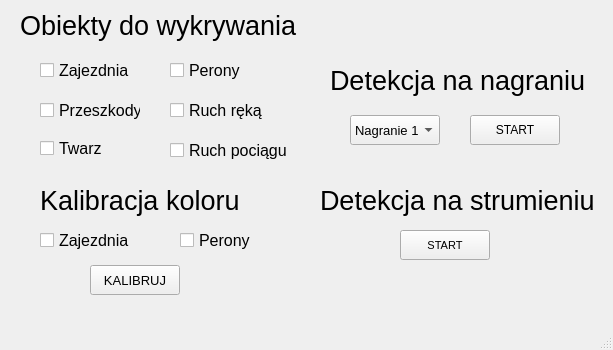
<?xml version="1.0" encoding="UTF-8"?>
<ui version="4.0">
 <class>MainWindow</class>
 <widget class="QMainWindow" name="MainWindow">
  <property name="geometry">
   <rect>
    <x>0</x>
    <y>0</y>
    <width>613</width>
    <height>350</height>
   </rect>
  </property>
  <property name="windowTitle">
   <string>MainWindow</string>
  </property>
  <widget class="QWidget" name="centralwidget">
   <widget class="QCheckBox" name="detekcja_zajezdnia_checkBox">
    <property name="geometry">
     <rect>
      <x>40</x>
      <y>60</y>
      <width>91</width>
      <height>21</height>
     </rect>
    </property>
    <property name="font">
     <font>
      <pointsize>12</pointsize>
     </font>
    </property>
    <property name="text">
     <string>Zajezdnia</string>
    </property>
   </widget>
   <widget class="QCheckBox" name="detekcja_perony_checkBox">
    <property name="geometry">
     <rect>
      <x>170</x>
      <y>60</y>
      <width>81</width>
      <height>21</height>
     </rect>
    </property>
    <property name="font">
     <font>
      <pointsize>12</pointsize>
     </font>
    </property>
    <property name="text">
     <string>Perony</string>
    </property>
   </widget>
   <widget class="QCheckBox" name="detekcja_przeszkody_checkBox">
    <property name="geometry">
     <rect>
      <x>40</x>
      <y>100</y>
      <width>101</width>
      <height>21</height>
     </rect>
    </property>
    <property name="font">
     <font>
      <pointsize>12</pointsize>
     </font>
    </property>
    <property name="text">
     <string>Przeszkody</string>
    </property>
   </widget>
   <widget class="QCheckBox" name="detekcja_reka_checkBox">
    <property name="geometry">
     <rect>
      <x>170</x>
      <y>100</y>
      <width>101</width>
      <height>21</height>
     </rect>
    </property>
    <property name="font">
     <font>
      <pointsize>12</pointsize>
     </font>
    </property>
    <property name="text">
     <string>Ruch ręką</string>
    </property>
   </widget>
   <widget class="QLabel" name="label">
    <property name="geometry">
     <rect>
      <x>20</x>
      <y>0</y>
      <width>281</width>
      <height>51</height>
     </rect>
    </property>
    <property name="font">
     <font>
      <pointsize>20</pointsize>
     </font>
    </property>
    <property name="text">
     <string>Obiekty do wykrywania</string>
    </property>
   </widget>
   <widget class="QLabel" name="label_2">
    <property name="geometry">
     <rect>
      <x>330</x>
      <y>65</y>
      <width>261</width>
      <height>31</height>
     </rect>
    </property>
    <property name="font">
     <font>
      <pointsize>20</pointsize>
     </font>
    </property>
    <property name="text">
     <string>Detekcja na nagraniu</string>
    </property>
   </widget>
   <widget class="QComboBox" name="comboBox">
    <property name="geometry">
     <rect>
      <x>350</x>
      <y>115</y>
      <width>90</width>
      <height>30</height>
     </rect>
    </property>
    <property name="font">
     <font>
      <pointsize>10</pointsize>
     </font>
    </property>
    <item>
     <property name="text">
      <string>Nagranie 1</string>
     </property>
    </item>
    <item>
     <property name="text">
      <string>Nagranie 2</string>
     </property>
    </item>
    <item>
     <property name="text">
      <string>Nagranie 3</string>
     </property>
    </item>
    <item>
     <property name="text">
      <string>Nagranie 4</string>
     </property>
    </item>
   </widget>
   <widget class="QPushButton" name="button_nagranie_start">
    <property name="geometry">
     <rect>
      <x>470</x>
      <y>115</y>
      <width>90</width>
      <height>30</height>
     </rect>
    </property>
    <property name="text">
     <string>START</string>
    </property>
   </widget>
   <widget class="QLabel" name="label_3">
    <property name="geometry">
     <rect>
      <x>320</x>
      <y>175</y>
      <width>281</width>
      <height>51</height>
     </rect>
    </property>
    <property name="font">
     <font>
      <pointsize>20</pointsize>
     </font>
    </property>
    <property name="text">
     <string>Detekcja na strumieniu</string>
    </property>
   </widget>
   <widget class="QPushButton" name="button_stream_start">
    <property name="geometry">
     <rect>
      <x>400</x>
      <y>230</y>
      <width>90</width>
      <height>30</height>
     </rect>
    </property>
    <property name="font">
     <font>
      <pointsize>8</pointsize>
     </font>
    </property>
    <property name="text">
     <string>START</string>
    </property>
   </widget>
   <widget class="QPushButton" name="button_kalibruj">
    <property name="geometry">
     <rect>
      <x>90</x>
      <y>265</y>
      <width>90</width>
      <height>30</height>
     </rect>
    </property>
    <property name="font">
     <font>
      <pointsize>10</pointsize>
     </font>
    </property>
    <property name="text">
     <string>KALIBRUJ</string>
    </property>
   </widget>
   <widget class="QLabel" name="label_4">
    <property name="geometry">
     <rect>
      <x>40</x>
      <y>185</y>
      <width>211</width>
      <height>31</height>
     </rect>
    </property>
    <property name="font">
     <font>
      <pointsize>20</pointsize>
     </font>
    </property>
    <property name="text">
     <string>Kalibracja koloru</string>
    </property>
   </widget>
   <widget class="QCheckBox" name="detekcja_twarz_checkBox">
    <property name="geometry">
     <rect>
      <x>40</x>
      <y>140</y>
      <width>71</width>
      <height>17</height>
     </rect>
    </property>
    <property name="font">
     <font>
      <pointsize>12</pointsize>
     </font>
    </property>
    <property name="text">
     <string>Twarz</string>
    </property>
   </widget>
   <widget class="QCheckBox" name="kalibruj_perony_checkBox">
    <property name="geometry">
     <rect>
      <x>180</x>
      <y>230</y>
      <width>81</width>
      <height>21</height>
     </rect>
    </property>
    <property name="font">
     <font>
      <pointsize>12</pointsize>
     </font>
    </property>
    <property name="text">
     <string>Perony</string>
    </property>
   </widget>
   <widget class="QCheckBox" name="kalibruj_zajezdnia_checkBox">
    <property name="geometry">
     <rect>
      <x>40</x>
      <y>230</y>
      <width>91</width>
      <height>21</height>
     </rect>
    </property>
    <property name="font">
     <font>
      <pointsize>12</pointsize>
     </font>
    </property>
    <property name="text">
     <string>Zajezdnia</string>
    </property>
   </widget>
   <widget class="QCheckBox" name="detekcja_ruch_checkBox">
    <property name="geometry">
     <rect>
      <x>170</x>
      <y>140</y>
      <width>121</width>
      <height>21</height>
     </rect>
    </property>
    <property name="font">
     <font>
      <pointsize>12</pointsize>
     </font>
    </property>
    <property name="text">
     <string>Ruch pociągu</string>
    </property>
   </widget>
  </widget>
  <widget class="QMenuBar" name="menubar">
   <property name="geometry">
    <rect>
     <x>0</x>
     <y>0</y>
     <width>613</width>
     <height>21</height>
    </rect>
   </property>
  </widget>
  <widget class="QStatusBar" name="statusbar"/>
 </widget>
 <resources/>
 <connections/>
</ui>
